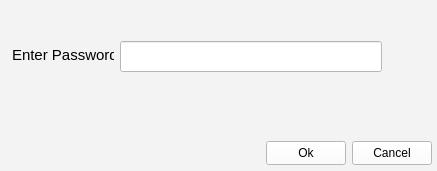
<?xml version="1.0" encoding="UTF-8"?>
<ui version="4.0">
 <class>Authentication</class>
 <widget class="QDialog" name="Authentication">
  <property name="geometry">
   <rect>
    <x>0</x>
    <y>0</y>
    <width>437</width>
    <height>171</height>
   </rect>
  </property>
  <property name="windowTitle">
   <string>Admin Authentication</string>
  </property>
  <property name="styleSheet">
   <string notr="true">background-color:rgb(243, 243, 243);</string>
  </property>
  <widget class="QPushButton" name="Eye_Button">
   <property name="geometry">
    <rect>
     <x>389</x>
     <y>41</y>
     <width>30</width>
     <height>30</height>
    </rect>
   </property>
   <property name="minimumSize">
    <size>
     <width>30</width>
     <height>30</height>
    </size>
   </property>
   <property name="maximumSize">
    <size>
     <width>30</width>
     <height>30</height>
    </size>
   </property>
   <property name="styleSheet">
    <string notr="true">#Eye_Button
{
    background-color: rgb(243, 243, 243);
    border: none;	
    border-image: url(:/images/images/open_eye.png);
}

#Eye_Button:checked
{
    background-color: rgb(243, 243, 243);
    border: none;
    border-image: url(:/images/images/closed_eye.png);
}
</string>
   </property>
   <property name="text">
    <string/>
   </property>
   <property name="checkable">
    <bool>true</bool>
   </property>
  </widget>
  <widget class="QWidget" name="">
   <property name="geometry">
    <rect>
     <x>1</x>
     <y>140</y>
     <width>431</width>
     <height>26</height>
    </rect>
   </property>
   <layout class="QHBoxLayout" name="horizontalLayout">
    <item>
     <spacer name="horizontalSpacer">
      <property name="orientation">
       <enum>Qt::Orientation::Horizontal</enum>
      </property>
      <property name="sizeHint" stdset="0">
       <size>
        <width>198</width>
        <height>20</height>
       </size>
      </property>
     </spacer>
    </item>
    <item>
     <widget class="QPushButton" name="Ok_Button">
      <property name="minimumSize">
       <size>
        <width>80</width>
        <height>24</height>
       </size>
      </property>
      <property name="styleSheet">
       <string notr="true">background-color:WHITE;
color:BLACK;</string>
      </property>
      <property name="text">
       <string>Ok</string>
      </property>
     </widget>
    </item>
    <item>
     <widget class="QPushButton" name="Cancel_Button">
      <property name="minimumSize">
       <size>
        <width>80</width>
        <height>24</height>
       </size>
      </property>
      <property name="styleSheet">
       <string notr="true">background-color:WHITE;
color:BLACK;</string>
      </property>
      <property name="text">
       <string>Cancel</string>
      </property>
     </widget>
    </item>
   </layout>
  </widget>
  <widget class="QLineEdit" name="lineEdit">
   <property name="geometry">
    <rect>
     <x>120</x>
     <y>41</y>
     <width>262</width>
     <height>31</height>
    </rect>
   </property>
   <property name="minimumSize">
    <size>
     <width>262</width>
     <height>31</height>
    </size>
   </property>
   <property name="styleSheet">
    <string notr="true">font:15px;
background-color:WHITE;
color:BLACK;</string>
   </property>
   <property name="echoMode">
    <enum>QLineEdit::EchoMode::Password</enum>
   </property>
  </widget>
  <widget class="QLabel" name="label">
   <property name="geometry">
    <rect>
     <x>12</x>
     <y>45</y>
     <width>102</width>
     <height>20</height>
    </rect>
   </property>
   <property name="styleSheet">
    <string notr="true">color:BLACK;
font:15px;
</string>
   </property>
   <property name="text">
    <string>Enter Password:</string>
   </property>
  </widget>
 </widget>
 <resources/>
 <connections/>
</ui>
